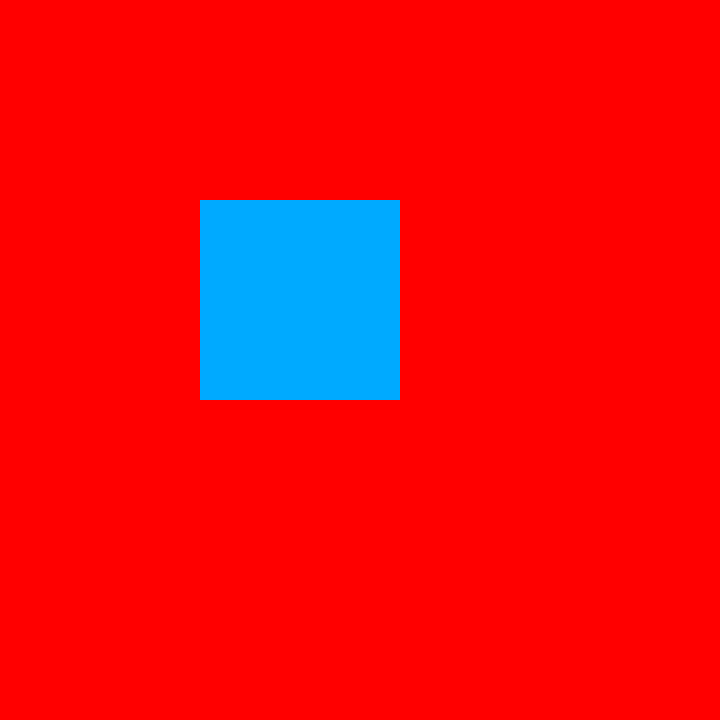
Frame 1 (no input)
Frame 60 (no input): identical to frame 1, image omitted
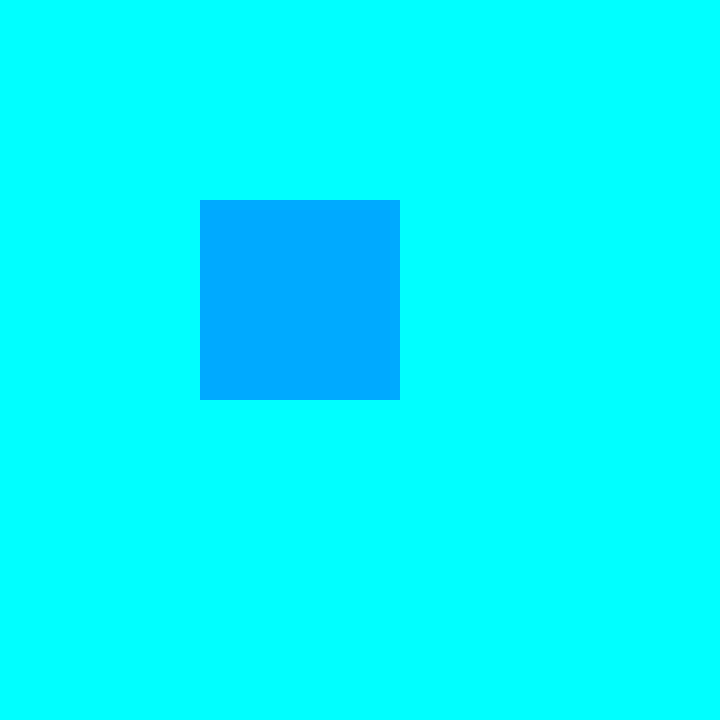
Frame 120 (the mouse pressed at the canvas centre since frame 60)

The p5.js sketch that drew these frames (run headless with seeded random() and noise() and a simulated clock; from frame 60 on, the mouse is pressed at the canvas centre):

// p5.js sketch
// ── sketch.js
function setup(){
    createCanvas(720,720);
    // changes the color value to HSB rather than RGB.
    // The 3 values indicated determine the range for the Hue, Saturation and Brightness.
    // In this case the Hue range is from 0 - 360.
    colorMode(HSB, 360, 100, 100);
    // This removes the black stroke currently placed on the rectangle.
    noStroke();
}

function draw(){
    // The background color is now set to change color depending on the mouses Y position on the canvas.
    // The saturation and brightness or set to their max range.
    background(mouseY/2,100,100);
    fill(200,100,100);
    rect(200,200,200,200);
}
